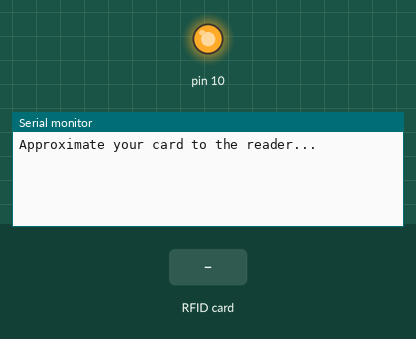
This sketch was run on a simulated Arduino Uno, built with avr-gcc and run on an emulated ATmega328P. Shown: output pins drawn as LEDs (lit = HIGH), the last lines printed to the serial monitor. Inputs (shaded band) come from the test bench.

Above: at 1.2 s.
1.3 s: RFID card F9 B1 32 5A held to the reader
At 1.8 s:
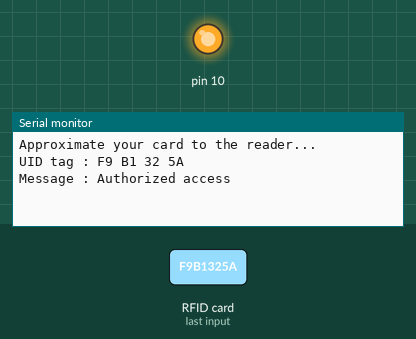
2.8 s: RFID card 5E 7A 19 C4 held to the reader
At 5.5 s:
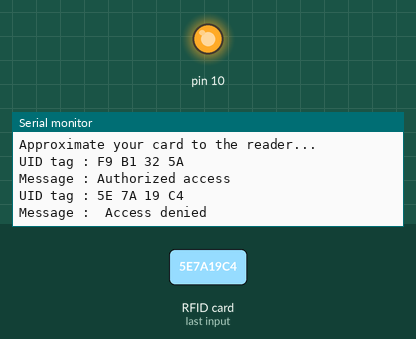

Measured:
- after the input at 1.3 s, the serial monitor: prints a new line at once (image 1)
- after the input at 2.8 s, the serial monitor: prints a new line after 1.5 s (image 2)

The sketch:

lock_test.ino
```cpp
/*
 *
 * All the resources for this project: https://randomnerdtutorials.com/
 * Modified by Rui Santos
 *
 * Created by FILIPEFLOP
 *
 */

#include <SPI.h>
#include <MFRC522.h>

#define SS_PIN 18
#define RST_PIN 9
MFRC522 mfrc522(SS_PIN, RST_PIN);   // Create MFRC522 instance.

void setup()
{
  Serial.begin(9600);   // Initiate a serial communication
  SPI.begin();      // Initiate  SPI bus
  mfrc522.PCD_Init();   // Initiate MFRC522
  Serial.println("Approximate your card to the reader...");
  Serial.println();

}
void loop()
{
  // Look for new cards
  if ( ! mfrc522.PICC_IsNewCardPresent())
  {
    return;
  }
  // Select one of the cards
  if ( ! mfrc522.PICC_ReadCardSerial())
  {
    return;
  }
  //Show UID on serial monitor
  Serial.print("UID tag :");
  String content= "";
  byte letter;
  for (byte i = 0; i < mfrc522.uid.size; i++)
  {
     Serial.print(mfrc522.uid.uidByte[i] < 0x10 ? " 0" : " ");
     Serial.print(mfrc522.uid.uidByte[i], HEX);
     content.concat(String(mfrc522.uid.uidByte[i] < 0x10 ? " 0" : " "));
     content.concat(String(mfrc522.uid.uidByte[i], HEX));
  }
  Serial.println();
  Serial.print("Message : ");
  content.toUpperCase();
  if (content.substring(1) == "F9 B1 32 5A") //change here the UID of the card/cards that you want to give access
  {
    Serial.println("Authorized access");
    Serial.println();
    delay(3000);
  }

 else   {
    Serial.println(" Access denied");
    delay(3000);
  }
}
```
